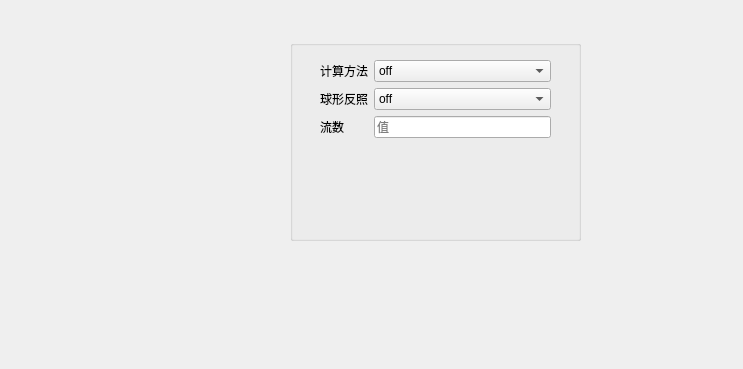
<?xml version="1.0" encoding="UTF-8"?>
<ui version="4.0">
 <class>TransModelPage</class>
 <widget class="QWidget" name="TransModelPage">
  <property name="geometry">
   <rect>
    <x>0</x>
    <y>0</y>
    <width>743</width>
    <height>369</height>
   </rect>
  </property>
  <property name="windowTitle">
   <string>Form</string>
  </property>
  <widget class="QGroupBox" name="groupBox">
   <property name="geometry">
    <rect>
     <x>290</x>
     <y>40</y>
     <width>291</width>
     <height>201</height>
    </rect>
   </property>
   <property name="title">
    <string/>
   </property>
   <widget class="QWidget" name="formLayoutWidget">
    <property name="geometry">
     <rect>
      <x>30</x>
      <y>20</y>
      <width>231</width>
      <height>92</height>
     </rect>
    </property>
    <layout class="QFormLayout" name="formLayout">
     <item row="0" column="1">
      <widget class="QComboBox" name="comboBox">
       <property name="option_name" stdset="0">
        <string>rte_solver</string>
       </property>
       <item>
        <property name="text">
         <string>off</string>
        </property>
       </item>
       <item>
        <property name="text">
         <string>disort</string>
        </property>
       </item>
       <item>
        <property name="text">
         <string>twostr</string>
        </property>
       </item>
       <item>
        <property name="text">
         <string>mystic</string>
        </property>
       </item>
       <item>
        <property name="text">
         <string>rodents</string>
        </property>
       </item>
       <item>
        <property name="text">
         <string>sslidar</string>
        </property>
       </item>
       <item>
        <property name="text">
         <string>null</string>
        </property>
       </item>
      </widget>
     </item>
     <item row="1" column="0">
      <widget class="QLabel" name="label">
       <property name="text">
        <string>球形反照</string>
       </property>
      </widget>
     </item>
     <item row="2" column="0">
      <widget class="QLabel" name="label_2">
       <property name="text">
        <string>流数</string>
       </property>
      </widget>
     </item>
     <item row="2" column="1">
      <widget class="QLineEdit" name="lineEdit_2">
       <property name="placeholderText">
        <string>值</string>
       </property>
       <property name="option_name" stdset="0">
        <string>number_of_streams</string>
       </property>
      </widget>
     </item>
     <item row="0" column="0">
      <widget class="QLabel" name="label_3">
       <property name="text">
        <string>计算方法</string>
       </property>
      </widget>
     </item>
     <item row="1" column="1">
      <widget class="QComboBox" name="comboBox_2">
       <property name="option_name" stdset="0">
        <string>disort_spherical_albedo</string>
       </property>
       <item>
        <property name="text">
         <string>off</string>
        </property>
       </item>
       <item>
        <property name="text">
         <string>activate</string>
        </property>
       </item>
      </widget>
     </item>
    </layout>
   </widget>
  </widget>
 </widget>
 <resources/>
 <connections/>
</ui>
